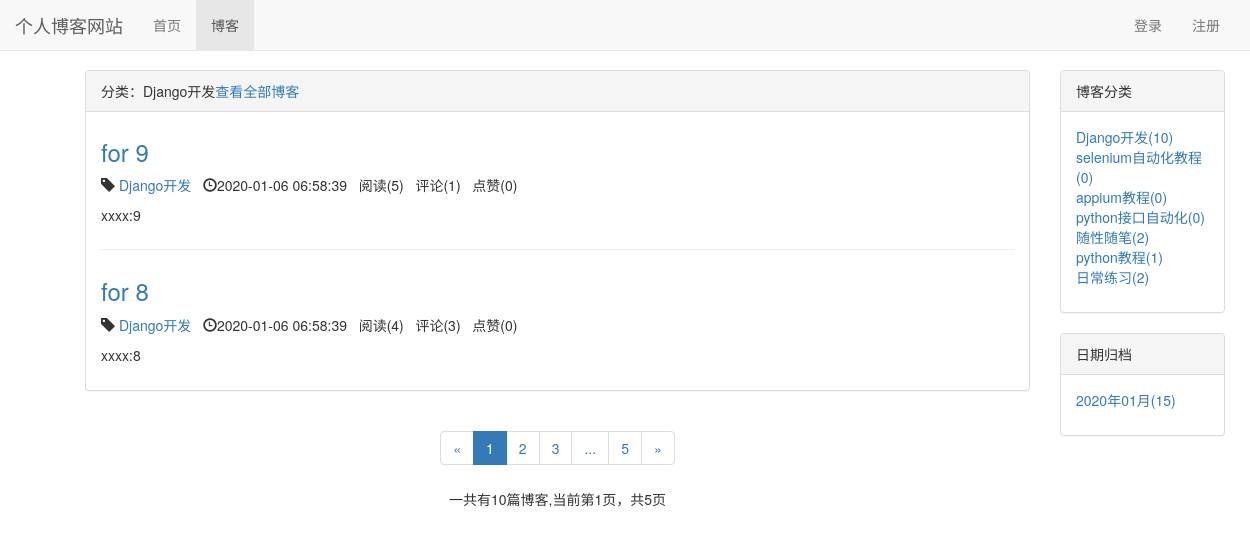
The page /blog/type/1 on the database its author committed.
### blog/models.py (models this page shows, shortened)
class BlogType(models.Model):
    type_name = models.CharField(max_length=15)
    def __str__(self):
        return self.type_name

class Blog(models.Model, ReadNumExpand):
    title = models.CharField(max_length=30)
    blog_type = models.ForeignKey(BlogType, on_delete=models.CASCADE)
    content = RichTextUploadingField()
    author = models.ForeignKey(User, on_delete=models.CASCADE)
    read_details = GenericRelation(ReadDetail)
    created_time = models.DateTimeField(auto_now_add=True)
    last_updated_time = models.DateTimeField(auto_now=True)
    class Meta():
        ordering = ['-created_time']

### readcount/models.py (models this page shows)
class ReadNum(models.Model):
    read_num = models.IntegerField(default=0)
    content_type = models.ForeignKey(ContentType, on_delete=models.CASCADE)
    object_id = models.PositiveIntegerField()
    content_object = GenericForeignKey('content_type', 'object_id')

### likes/models.py (models this page shows)
class LikeCount(models.Model):
    content_type = models.ForeignKey(ContentType, on_delete=models.CASCADE)
    object_id = models.PositiveIntegerField()
    content_object = GenericForeignKey('content_type', 'object_id')
    like_num = models.IntegerField(default=0)

### blog/views.py (the view)
# urls.py: path('type/<int:blog_type_pk>', views.blogs_with_type, name='blogs_with_type'),
def blogs_with_type(request, blog_type_pk):
    blog_type = get_object_or_404(BlogType, pk=blog_type_pk)  # 博客类型的字段
    blogs_all_list = Blog.objects.filter(blog_type=blog_type)
    context = get_blog_list_common_data(request, blogs_all_list)
    context['blog_type'] = blog_type
    return render(request, 'blog/blogs_with_type.html', context)

### comment/templatetags/comment_tags.py (called while the page is built)
@register.simple_tag
def get_comment_count(obj):
    content_type = ContentType.objects.get_for_model(obj)
    return Comment.objects.filter(content_type=content_type, object_id=obj.pk).count()

### likes/templatetags/likes_tags.py (called while the page is built)
@register.simple_tag
def get_like_count(obj):
    content_type = ContentType.objects.get_for_model(obj)
    like_count, created = LikeCount.objects.get_or_create(content_type=content_type, object_id=obj.pk)
    return like_count.like_num

### readcount/models.py (called while the page is built)
    def get_read_num(self):
        try:
            ct = ContentType.objects.get_for_model(self)  # Blog也行，self本身是个具体的Blog对象
            readnum = ReadNum.objects.get(content_type=ct, object_id=self.pk)
            return readnum.read_num
        except:
            return 0

### user/context_processors.py (called while the page is built)
def login_modal_form(request):
    return {'login_modal_form': LoginForm()}

### blog/templates/blog/blogs_with_type.html (shortened to what this page needs)
{% extends 'blog/blog_list.html' %}
{% block block_list_title %}
	分类：{{ blog_type.type_name }}<a href="{% url 'blog_list' %}">查看全部博客</a>
{% endblock %}

### blog/templates/blog/blog_list.html (shortened to what this page needs)
{% extends 'base.html' %}
{% block nav_blog_active %}active{% endblock %}
{% load static %}
{% load comment_tags %}
{% load likes_tags %}
{% block header_extends %}
	<link rel="stylesheet" href="{% static 'blog.css' %}">
{% endblock %}k
{% block content %}
	<div class="container">
		<div class="row">
			<div class="col-xs-12 col-sm-8 col-md-9 col-lg-10">
				<div class="panel panel-default">
				  	<div class="panel-heading">{% block block_list_title %}博客列表{% endblock %}</div>
				  	<div class="panel-body">
						{% for blog in page_of_blogs.object_list %}
							<div class="blog">
								<h3><a href="{% url 'blog_detail' blog.pk %}">
									{{ blog.title }}
								</a></h3>
								<p class="blog-info">
									<span class="glyphicon glyphicon-tag"></span><a href="{% url 'blogs_with_type' blog.blog_type.pk %}">
									{{ blog.blog_type }}</a>&nbsp;&nbsp;
									<span class="glyphicon glyphicon-time"></span>{{ blog.created_time|date:"Y-m-d H:i:s" }}&nbsp;&nbsp;
									阅读({{ blog.get_read_num }})&nbsp;&nbsp;
									评论({% get_comment_count blog %})&nbsp;&nbsp;
									点赞({% get_like_count blog %})
								</p>
								<p>{{ blog.content|striptags|truncatechars:120 }}</p>
							</div>
						{% empty%}
							<div class="blog">
								<h3>---暂无博客，敬请期待---</h3>
							</div>
						{% endfor %}
					</div>
				</div>
				<div class='paginator'>
					<ul class="pagination">
					    <li>
					    	{% if page_of_blogs.has_previous %}
					    		<a href="?page={{ page_of_blogs.previous_page_number}}" aria-label="Previous"><span aria-hidden="true">&laquo;</span></a>
					    	{% else %}
					    		<span aria-hidden="true">&laquo;</span>
					    	{% endif %}
					    </li>
					    {% for page_num in page_range %}
					    	{% if page_num == page_of_blogs.number %}
					    		<li class="active"><a href="?page={{page_num}}">{{page_num}}</a></li>
					    	{% else %}
					    		{% if page_num == '...' %}
					    			<li><span>{{page_num}}</span></li>
					    		{% else %}
					    			<li><a href="?page={{page_num}}">{{page_num}}</a></li>
					    		{% endif %}
					    	{% endif %}
					    {% endfor %}
					    <li>
					    	{% if page_of_blogs.has_next %}
					    		<a href="?page={{ page_of_blogs.next_page_number }}" aria-label="Next"><span aria-hidden="true">&raquo;</span></a>
					    	{% else %}
					    		<span aria-hidden="true">&raquo;</span>
					    	{% endif %}
						</li>
					</ul>
					<p>
						一共有{{ page_of_blogs.paginator.count }}篇博客,当前第{{page_of_blogs.number}}页，共{{page_of_blogs.paginator.num_pages}}页
					</p>
				</div>
			</div>
			<div class="hidden-xs col-sm-4 col-md-3 col-lg-2">
				<div class="panel panel-default">
				  	<div class="panel-heading">博客分类</div>
				  	<div class="panel-body">
				    	<ul class="blog_types">
					    	{% for blog_type in blog_types %}
					    		<li><a href="{% url 'blogs_with_type' blog_type.pk %}">{{ blog_type.type_name}}({{ blog_type.blog_count }})</a></li>
					    	{% empty %}
					    		<li>暂无分类</li>
					    	{% endfor %}
					    </ul>
				  	</div>
				</div>
				<div class="panel panel-default">
					<div class="panel-heading">日期归档</div>
					<div class="panel-body">
						<ul>
							{% for blog_date,blog_count in blog_dates.items %}
								<li>
									<a href="{% url 'blogs_with_date' blog_date.year blog_date.month %}">
										{{ blog_date|date:"Y年m月" }}({{blog_count}})
									</a>
								</li>
							{% endfor %}
						</ul>
					</div>
				</div>
			</div>
		</div>
	</div>
{% endblock %}

### static/base.css (style rules this page uses)
* { margin: 0; padding:0; }
body { margin: 70px !important; }
ul { list-style-type:none !important; }

### blog/static/blog.css (style rules this page uses)
div.blog:not(:last-child) { margin-bottom: 2em; padding-bottom: 1em; border-bottom: 1px solid #eee; }
div.blog h3 { margin-top: 0.5em; }
div.paginator { text-align:center; }

### rows shown on the page
BlogType: type_name "Django开发", blog_count "10"
Blog: title "for 9", blog_type "Django开发", created_time "2020-01-06 06:58:39", get_read_num "5", id "1", id.like_num "0", content "xxxx:9"
Blog: title "for 8", blog_type "Django开发", created_time "2020-01-06 06:58:39", get_read_num "4", id "3", id.like_num "0", content "xxxx:8"
BlogType: type_name "selenium自动化教程", blog_count "0"
BlogType: type_name "appium教程", blog_count "0"
BlogType: type_name "python接口自动化", blog_count "0"
BlogType: type_name "随性随笔", blog_count "2"
BlogType: type_name "python教程", blog_count "1"
BlogType: type_name "日常练习", blog_count "2"

### other values the page prints
{{ page_num }} "1"
{{ page_num }} "2" "3" "5"
{{ page_num }} "..."
{{ page_of_blogs.paginator.count }} "10"
{{ page_of_blogs.number }} "1"
{{ page_of_blogs.paginator.num_pages }} "5"
{{ blog_date|date:"Y年m月" }} "2020年01月"
{{ blog_count }} "15"
